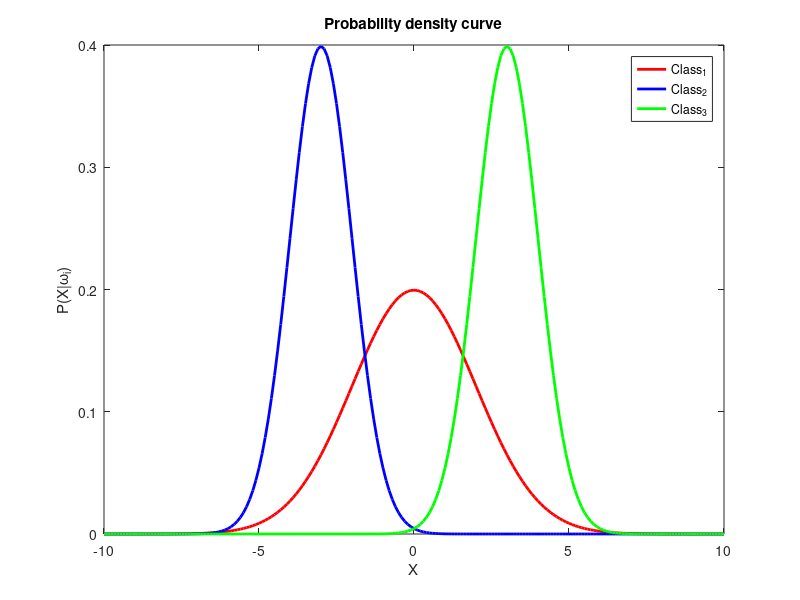
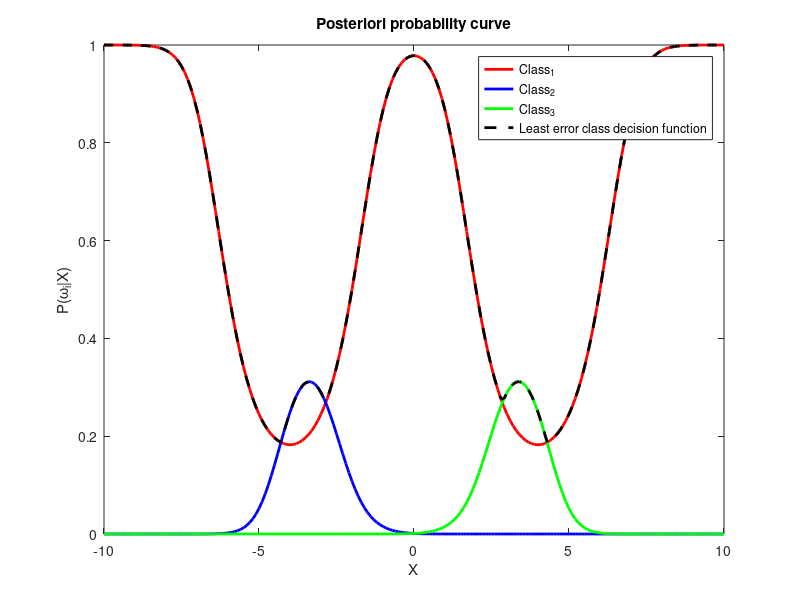
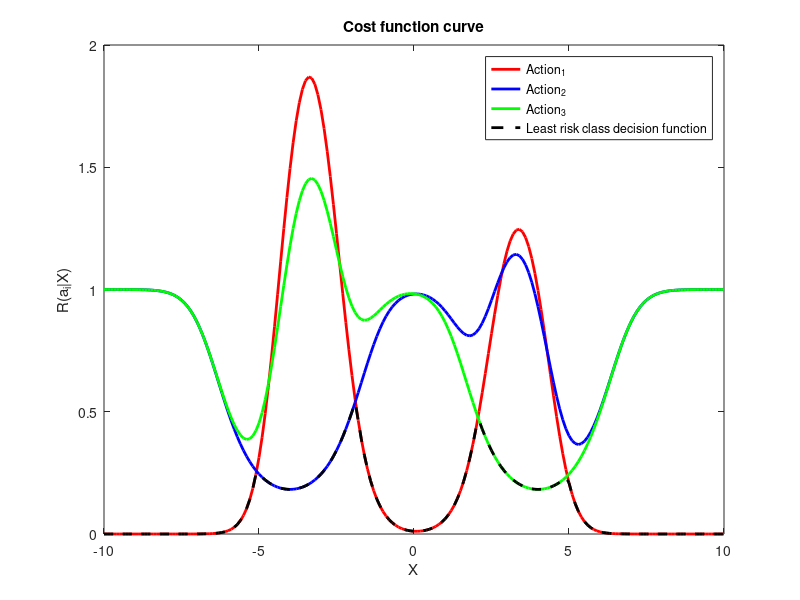

MATLAB code for these plots, in order:
P_c1 = 0.5;
P_c2 = 0.25;
P_c3 = 0.25;
A = [0 6 4;1 0 3;1 4 0];
% A = [0 1 1;1 0 1;1 1 0];
mui1 = 0;
mui2 = -3;
mui3 = 3;
sig1 = 2;
sig2 = 1;
sig3 = 1;
x = -10:0.1:10;
n = length(x);

P1_pri = 1/sqrt(2*pi)/sig1 * exp(-(x-mui1).^2./(2*sig1^2));
P2_pri = 1/sqrt(2*pi)/sig2 * exp(-(x-mui2).^2./(2*sig2^2));
P3_pri = 1/sqrt(2*pi)/sig3 * exp(-(x-mui3).^2./(2*sig3^2));
figure(1);
plot(x,P1_pri,'r','linewidth',2);
hold on;
plot(x,P2_pri,'b','linewidth',2);
hold on;
plot(x,P3_pri,'g','linewidth',2);
hold on;
title('Probability density curve');
xlabel('X');ylabel('P(X|\omega_i)');
legend('Class_1','Class_2','Class_3');


P1_post = P1_pri*P_c1;
P2_post = P2_pri*P_c2;
P3_post = P3_pri*P_c3;
P1_post = P1_post./(P1_post + P2_post + P3_post);
P2_post = P2_post./(P1_post + P2_post + P3_post);
P3_post = P3_post./(P1_post + P2_post + P3_post);
for i = 1:n
    G_LE(i) = max([P1_post(i),P2_post(i),P3_post(i)]);
end
figure(2);
plot(x,P1_post,'r','linewidth',2);
hold on;
plot(x,P2_post,'b','linewidth',2);
hold on;
plot(x,P3_post,'g','linewidth',2);
hold on;
plot(x,G_LE,'--k','linewidth',2);
hold on;
title('Posteriori probability curve');
xlabel('X');ylabel('P(\omega_i|X)');
legend('Class_1','Class_2','Class_3','Least error class decision function');

l1 = A(1,1) * P1_post + A(1,2) * P2_post + A(1,3) * P3_post;
l2 = A(2,1) * P1_post + A(2,2) * P2_post + A(2,3) * P3_post;
l3 = A(3,1) * P1_post + A(3,2) * P2_post + A(3,3) * P3_post;
for i = 1:n
    G_LR(i) = min([l1(i),l2(i),l3(i)]);
end
figure(3);
plot(x,l1,'r','linewidth',2);
hold on;
plot(x,l2,'b','linewidth',2);
hold on;
plot(x,l3,'g','linewidth',2);
hold on;
plot(x,G_LR,'--k','linewidth',2);
hold on;
title('Cost function curve');
xlabel('X');ylabel('R(a_i|X)');
legend('Action_1','Action_2','Action_3','Least risk class decision function');

